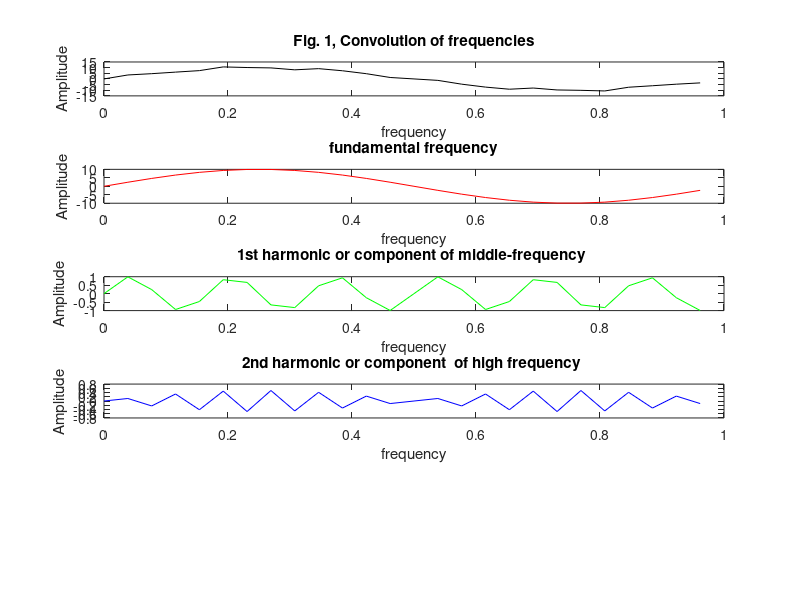

Recreate this plot in MATLAB. (Note: this script raises an error after producing the figure.)
Fs = 26; %Frecuencia de muestreo, or Sampling rate (number of samples per unit time). %Following Nyquist's Theorem, it is required to be greater than or equal to twice the 
% maximun recorded frequency; use a value in powers of 2
Ts = 1/Fs; % Sampling period (time step)
L = 26; % signal size or number of samples, must be ≥ Fs an in powers of 2.
t = (0:L-1).*Ts; % time vector
dt=0:Ts:2-Ts; % duration of the signal
%A signal composed of three harmonic signals each with a different frequency, and amplitude  has been chosen
% Frequencies
F1 = 1;
F2 = 6;
F3 = 12;
y1 = 10*sin(2*pi*t*F1); % signal of 1Hz frequency and an Amplitude of 10
y2 = 1*sin(2*pi*t*F2); % signal of 60Hz frequency and Amplitude of 6
y3 = 0.5*sin(2*pi*t*F3); % signal of 60Hz frequency and Amplitude of 12
y = (y1)+(y2)+(y3); % composite signal
N = length (y); %Number of samples of the signal= L
N1 = N/20; % Rows, approximately 50 in the example
N2 = 20; % columns
% the size would be 50x20 as in the example
% % % GRAPHICAL REPRESENTATION OF THE INPUT SIGNAL-%
figure(1)
subplot(5,1,1); 
plot (t,y,'k');
title ('Fig. 1, Convolution of frequencies')
xlabel('frequency'),ylabel('Amplitude')
subplot(5,1,2);
plot (t,y1,'r');
title ('fundamental frequency')
xlabel('frequency'),ylabel('Amplitude'),
subplot(5,1,3); 
plot (t,y2,'g');
title ('1st harmonic or component of middle-frequency ')
xlabel('frequency'),ylabel('Amplitude')
subplot(5,1,4); 
plot (t,y3,'b');
title ('2nd harmonic or component  of high frequency ')
xlabel('frequency'),ylabel('Amplitude'),
%%---fiter
d=designfilt('lowpassfir','filterOrder',5,'CutoffFrequency',1,'SampleRate',Fs);
h=filter(d, y);
% h=filtfilt(d, y);
subplot(5,1,5); 
plot (h);hold on; plot(y)
